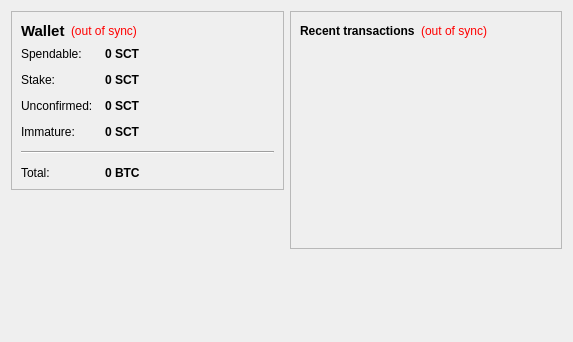
<?xml version="1.0" encoding="UTF-8"?>
<ui version="4.0">
 <class>OverviewPage</class>
 <widget class="QWidget" name="OverviewPage">
  <property name="geometry">
   <rect>
    <x>0</x>
    <y>0</y>
    <width>573</width>
    <height>342</height>
   </rect>
  </property>
  <property name="windowTitle">
   <string>Form</string>
  </property>
  <layout class="QHBoxLayout" name="horizontalLayout" stretch="1,1">
   <item>
    <layout class="QVBoxLayout" name="verticalLayout_2">
     <item>
      <widget class="QFrame" name="frame">
       <property name="frameShape">
        <enum>QFrame::StyledPanel</enum>
       </property>
       <property name="frameShadow">
        <enum>QFrame::Raised</enum>
       </property>
       <layout class="QVBoxLayout" name="verticalLayout_4">
        <item>
         <layout class="QHBoxLayout" name="horizontalLayout_4">
          <item>
           <widget class="QLabel" name="label_5">
            <property name="font">
             <font>
              <pointsize>11</pointsize>
              <weight>75</weight>
              <bold>true</bold>
             </font>
            </property>
            <property name="text">
             <string>Wallet</string>
            </property>
           </widget>
          </item>
          <item>
           <widget class="QLabel" name="labelWalletStatus">
            <property name="toolTip">
             <string>The displayed information may be out of date. Your wallet automatically synchronizes with the ScryptToken network after a connection is established, but this process has not completed yet.</string>
            </property>
            <property name="styleSheet">
             <string notr="true">QLabel { color: red; }</string>
            </property>
            <property name="text">
             <string notr="true">(out of sync)</string>
            </property>
            <property name="alignment">
             <set>Qt::AlignLeading|Qt::AlignLeft|Qt::AlignVCenter</set>
            </property>
           </widget>
          </item>
          <item>
           <spacer name="horizontalSpacer_2">
            <property name="orientation">
             <enum>Qt::Horizontal</enum>
            </property>
            <property name="sizeHint" stdset="0">
             <size>
              <width>40</width>
              <height>20</height>
             </size>
            </property>
           </spacer>
          </item>
         </layout>
        </item>
        <item>
         <layout class="QFormLayout" name="formLayout_2">
          <property name="fieldGrowthPolicy">
           <enum>QFormLayout::AllNonFixedFieldsGrow</enum>
          </property>
          <property name="horizontalSpacing">
           <number>12</number>
          </property>
          <property name="verticalSpacing">
           <number>12</number>
          </property>
          <item row="0" column="0">
           <widget class="QLabel" name="label">
            <property name="text">
             <string>Spendable:</string>
            </property>
           </widget>
          </item>
          <item row="0" column="1">
           <widget class="QLabel" name="labelBalance">
            <property name="font">
             <font>
              <weight>75</weight>
              <bold>true</bold>
             </font>
            </property>
            <property name="cursor">
             <cursorShape>IBeamCursor</cursorShape>
            </property>
            <property name="toolTip">
             <string>Your current spendable balance</string>
            </property>
            <property name="text">
             <string notr="true">0 SCT</string>
            </property>
            <property name="textInteractionFlags">
             <set>Qt::LinksAccessibleByMouse|Qt::TextSelectableByKeyboard|Qt::TextSelectableByMouse</set>
            </property>
           </widget>
          </item>
          <item row="1" column="0">
           <widget class="QLabel" name="label_6">
            <property name="text">
             <string>Stake:</string>
            </property>
           </widget>
          </item>
          <item row="1" column="1">
           <widget class="QLabel" name="labelStake">
            <property name="font">
             <font>
              <weight>75</weight>
              <bold>true</bold>
             </font>
            </property>
            <property name="cursor">
             <cursorShape>IBeamCursor</cursorShape>
            </property>
            <property name="toolTip">
             <string>Total of coins that was staked, and do not yet count toward the current balance</string>
            </property>
            <property name="text">
             <string notr="true">0 SCT</string>
            </property>
            <property name="textInteractionFlags">
             <set>Qt::LinksAccessibleByMouse|Qt::TextSelectableByKeyboard|Qt::TextSelectableByMouse</set>
            </property>
           </widget>
          </item>
          <item row="2" column="0">
           <widget class="QLabel" name="label_3">
            <property name="text">
             <string>Unconfirmed:</string>
            </property>
           </widget>
          </item>
          <item row="2" column="1">
           <widget class="QLabel" name="labelUnconfirmed">
            <property name="font">
             <font>
              <weight>75</weight>
              <bold>true</bold>
             </font>
            </property>
            <property name="cursor">
             <cursorShape>IBeamCursor</cursorShape>
            </property>
            <property name="toolTip">
             <string>Total of transactions that have yet to be confirmed, and do not yet count toward the current balance</string>
            </property>
            <property name="text">
             <string notr="true">0 SCT</string>
            </property>
            <property name="textInteractionFlags">
             <set>Qt::LinksAccessibleByMouse|Qt::TextSelectableByKeyboard|Qt::TextSelectableByMouse</set>
            </property>
           </widget>
          </item>
          <item row="3" column="0">
           <widget class="QLabel" name="labelImmatureText">
            <property name="text">
             <string>Immature:</string>
            </property>
           </widget>
          </item>
          <item row="3" column="1">
           <widget class="QLabel" name="labelImmature">
            <property name="font">
             <font>
              <weight>75</weight>
              <bold>true</bold>
             </font>
            </property>
            <property name="toolTip">
             <string>Mined balance that has not yet matured</string>
            </property>
            <property name="text">
             <string notr="true">0 SCT</string>
            </property>
            <property name="textInteractionFlags">
             <set>Qt::LinksAccessibleByMouse|Qt::TextSelectableByKeyboard|Qt::TextSelectableByMouse</set>
            </property>
           </widget>
          </item>
          <item row="4" column="0" colspan="2">
           <widget class="Line" name="line">
            <property name="orientation">
             <enum>Qt::Horizontal</enum>
            </property>
           </widget>
          </item>
          <item row="5" column="0">
           <widget class="QLabel" name="labelTotalText">
            <property name="text">
             <string>Total:</string>
            </property>
           </widget>
          </item>
          <item row="5" column="1">
           <widget class="QLabel" name="labelTotal">
            <property name="font">
             <font>
              <weight>75</weight>
              <bold>true</bold>
             </font>
            </property>
            <property name="cursor">
             <cursorShape>IBeamCursor</cursorShape>
            </property>
            <property name="toolTip">
             <string>Your current total balance</string>
            </property>
            <property name="text">
             <string notr="true">0 BTC</string>
            </property>
            <property name="textInteractionFlags">
             <set>Qt::LinksAccessibleByMouse|Qt::TextSelectableByKeyboard|Qt::TextSelectableByMouse</set>
            </property>
           </widget>
          </item>
         </layout>
        </item>
       </layout>
      </widget>
     </item>
     <item>
      <spacer name="verticalSpacer">
       <property name="orientation">
        <enum>Qt::Vertical</enum>
       </property>
       <property name="sizeHint" stdset="0">
        <size>
         <width>20</width>
         <height>40</height>
        </size>
       </property>
      </spacer>
     </item>
    </layout>
   </item>
   <item>
    <layout class="QVBoxLayout" name="verticalLayout_3">
     <item>
      <widget class="QFrame" name="frame_2">
       <property name="frameShape">
        <enum>QFrame::StyledPanel</enum>
       </property>
       <property name="frameShadow">
        <enum>QFrame::Raised</enum>
       </property>
       <layout class="QVBoxLayout" name="verticalLayout">
        <item>
         <layout class="QHBoxLayout" name="horizontalLayout_2">
          <item>
           <widget class="QLabel" name="label_4">
            <property name="text">
             <string>&lt;b&gt;Recent transactions&lt;/b&gt;</string>
            </property>
           </widget>
          </item>
          <item>
           <widget class="QLabel" name="labelTransactionsStatus">
            <property name="toolTip">
             <string>The displayed information may be out of date. Your wallet automatically synchronizes with the ScryptToken network after a connection is established, but this process has not completed yet.</string>
            </property>
            <property name="styleSheet">
             <string notr="true">QLabel { color: red; }</string>
            </property>
            <property name="text">
             <string notr="true">(out of sync)</string>
            </property>
            <property name="alignment">
             <set>Qt::AlignRight|Qt::AlignTrailing|Qt::AlignVCenter</set>
            </property>
           </widget>
          </item>
          <item>
           <spacer name="horizontalSpacer">
            <property name="orientation">
             <enum>Qt::Horizontal</enum>
            </property>
            <property name="sizeHint" stdset="0">
             <size>
              <width>40</width>
              <height>20</height>
             </size>
            </property>
           </spacer>
          </item>
         </layout>
        </item>
        <item>
         <widget class="QListView" name="listTransactions">
          <property name="styleSheet">
           <string notr="true">QListView { background: transparent; }</string>
          </property>
          <property name="frameShape">
           <enum>QFrame::NoFrame</enum>
          </property>
          <property name="verticalScrollBarPolicy">
           <enum>Qt::ScrollBarAlwaysOff</enum>
          </property>
          <property name="horizontalScrollBarPolicy">
           <enum>Qt::ScrollBarAlwaysOff</enum>
          </property>
          <property name="selectionMode">
           <enum>QAbstractItemView::NoSelection</enum>
          </property>
         </widget>
        </item>
       </layout>
      </widget>
     </item>
     <item>
      <spacer name="verticalSpacer_2">
       <property name="orientation">
        <enum>Qt::Vertical</enum>
       </property>
       <property name="sizeHint" stdset="0">
        <size>
         <width>20</width>
         <height>40</height>
        </size>
       </property>
      </spacer>
     </item>
    </layout>
   </item>
  </layout>
 </widget>
 <resources/>
 <connections/>
</ui>
